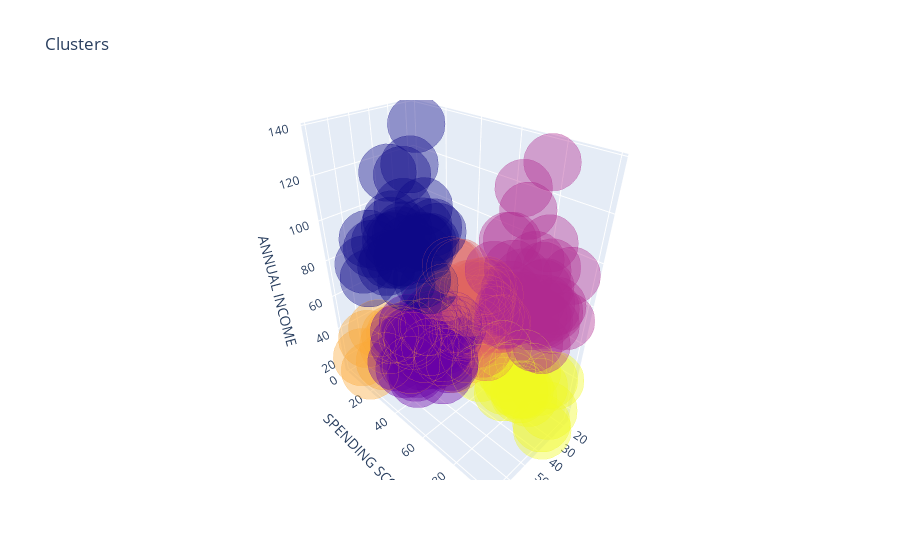

Notebook source saved alongside this figure:
### Code cell
df['label3'] =  labels3
trace1 = go.Scatter3d(
    x= df['age'],
    y= df['spending_score'],
    z= df['annual_income'],
    mode='markers',
     marker=dict(
        color = df['label3'], 
        size= 20,
        line=dict(
            color= df['label3'],
            width= 11
        ),
        opacity=0.4
     )
)
data = [trace1]
layout = go.Layout(
#     margin=dict(
#         l=0,
#         r=0,
#         b=0,
#         t=0
#     )
    title= 'Clusters',
    scene = dict(
            xaxis = dict(title  = 'AGE'),
            yaxis = dict(title  = 'SPENDING SCORE'),
            zaxis = dict(title  = 'ANNUAL INCOME')
        )
)
fig = go.Figure(data=data, layout=layout)
py.offline.iplot(fig)

### Figure 1 — Plotly figure (JSON) as saved in the notebook; plotly's stock layout.template omitted (floating-point values rounded to 4 significant figures; data arrays with more than 128 entries replaced by an {"elided": "..."} marker saying what was removed)
{"data": [{"marker": {"color": {"elided": "200 int values"}, "line": {"color": {"elided": "200 int values"}, "width": 11}, "opacity": 0.4, "size": 20}, "mode": "markers", "type": "scatter3d", "x": {"elided": "200 int values"}, "y": {"elided": "200 int values"}, "z": {"elided": "200 int values"}}], "layout": {"scene": {"xaxis": {"title": {"text": "AGE"}}, "yaxis": {"title": {"text": "SPENDING SCORE"}}, "zaxis": {"title": {"text": "ANNUAL INCOME"}}}, "title": {"text": "Clusters"}}}
